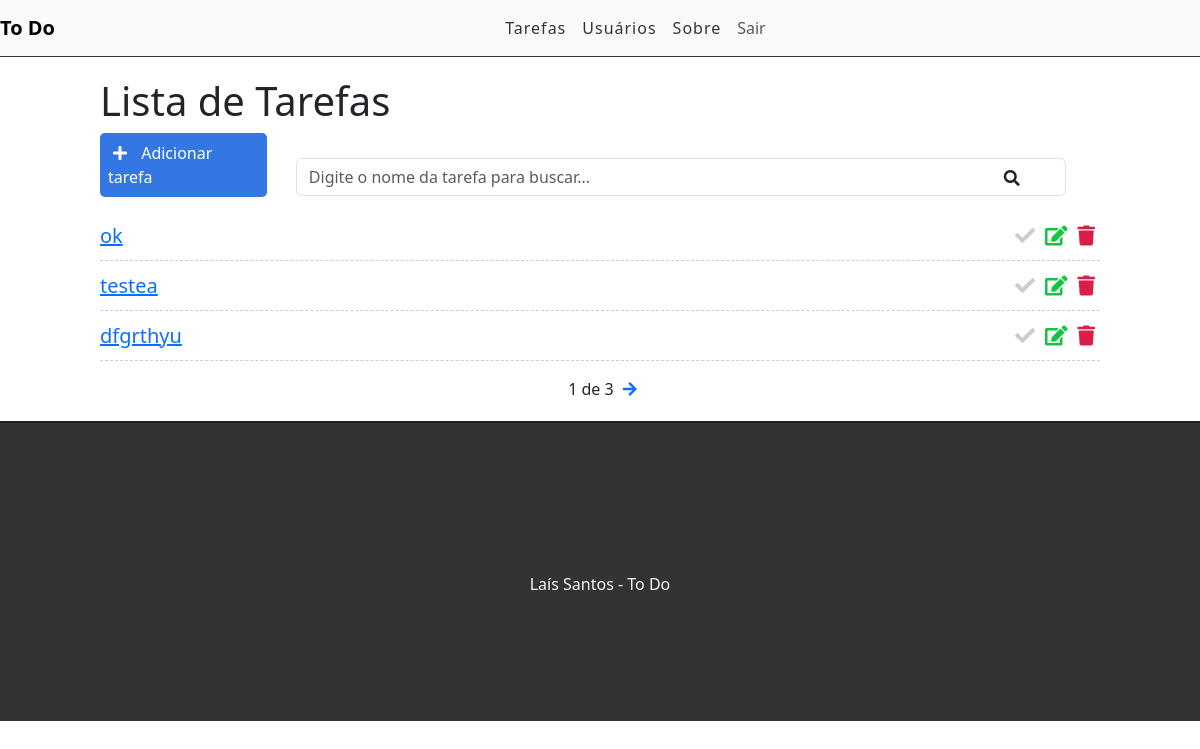
The app's page / (signed in), older data.
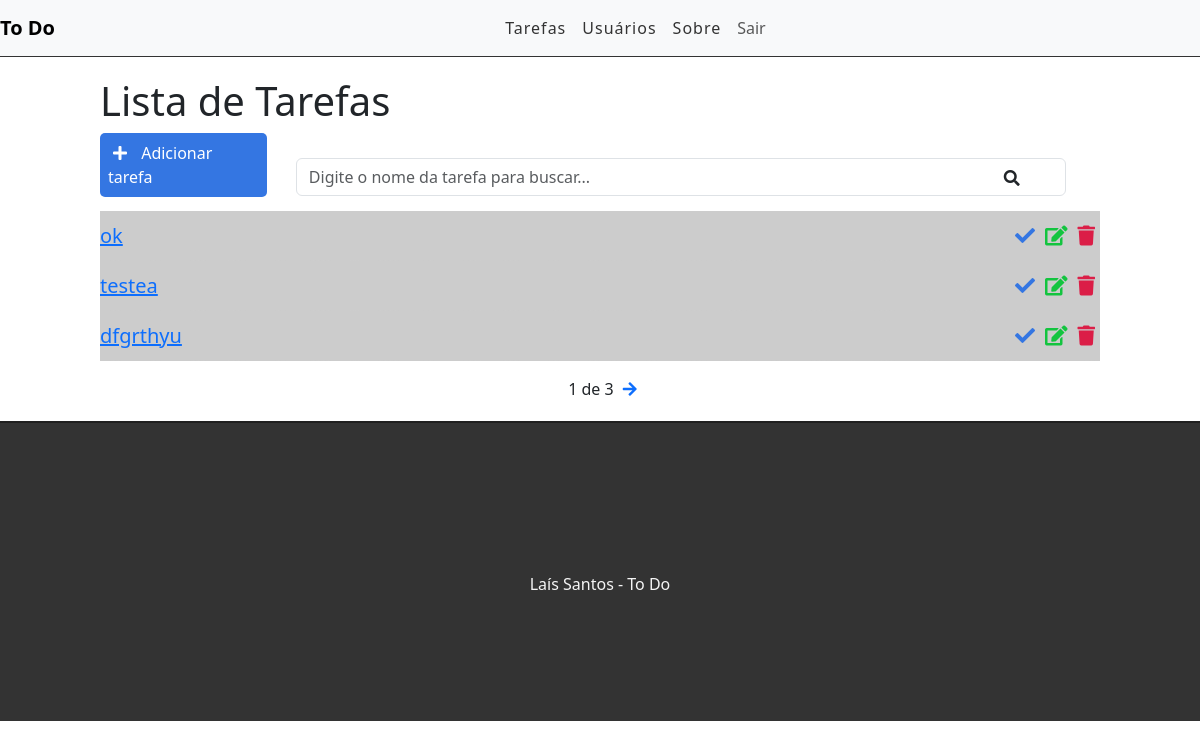
The same page, newer data.
### tasks/models.py (models this page shows, shortened)
class Task(models.Model):
    STATUS = (
        ("doing", 'Doing'),
        ("done", 'Done'),
    )
    title = models.CharField(max_length=255)
    description = models.TextField()
    done = models.CharField(
        max_length=5,
        choices=STATUS, #Choices -> é um select
    )
    user = models.ForeignKey(get_user_model(), on_delete= models.CASCADE) #Quando um usuário deletar a conta, apagar os dados dele (models.Cascade)
    created_at = models.DateTimeField(auto_now_add=True) #Dia, mês, ano e hoário. Atualiza assim que o registro for criado
    updated_at = models.DateTimeField(auto_now=True) #Sempre que atualiza

### tasks/views.py (the view)
# urls.py: path('', views.taskList, name='task-list'),
@login_required #só usuários autenticados tem acesso
def taskList(request):
    search = request.GET.get('search')
    if search:
        tasks = Task.objects.filter(title__icontains=search, user=request.user)
    else:
        tasks_list = Task.objects.all().order_by('-created_at').filter(user=request.user)
        paginator = Paginator(tasks_list, 3)
        page = request.GET.get('page')
        tasks = paginator.get_page(page)
    return render(request, 'tasks/list.html', {'tasks':tasks})

### tasks/templates/tasks/list.html (shortened to what this page needs)
{% extends 'base.html' %}
{% block conteudo %}
<div class="offset-1 col-10 list-div">
    <h1>Lista de Tarefas</h1>
    <a id="add-link" href="newtask/">
        <div class="col-2 add-div">
            <i class="fas fa-plus"></i> Adicionar tarefa
        </div>
    </a>
    <div class="col-9 search-div">
        <div class="input-group">
            <form method="GET" id="search-form">
                <input class="form-control" type="text" id="search" name="search" placeholder="Digite o nome da tarefa para buscar..." value="{{ request.GET.search }}">
                <i class="fas fa-search" id="search-btn"></i>
            </form>
        </div>
    </div>
    <ul class="task-list">
        {% for task in tasks %}
        {% if task.done == 'doing' %}
            <li class="task-item">
        {% else %}
            <li class="task-item done">
        {% endif %}
                <span><a href="/task/{{task.id}}">{{task.title}}</a></span>
                <a href="delete/{{task.id}}" class="delete-btn"><span><i class="fas fa-trash"></i></span></a>
                <a href="edit/{{task.id}}"><span><i class="fas fa-edit"></i></span></a>
                <a href="changestatus/{{task.id}}"><i class="fas fa-check"></i></a>
            </li>
        {% endfor %}
    </ul>
    <div class="pagination">
        <span class="step-links">
            {%if tasks.paginator.num_pages %}
            <span class="current">
                {{ tasks.number }} de {{ tasks.paginator.num_pages }}
            </span>
            {% endif %}
            {% if tasks.has_next %}
                <a href="?page={{ tasks.next_page_number }}"><i class="fas fa-arrow-right"></i></a>
            {% endif %}
        </span>
    </div>
</div>
{% endblock %}

Row changes from the older to the newer data that the page shows:
changed Task "ok": done "doing" → "done" (drawn)
changed Task "testea": done "doing" → "done" (drawn)
changed Task "dfgrthyu": done "doing" → "done" (drawn)
